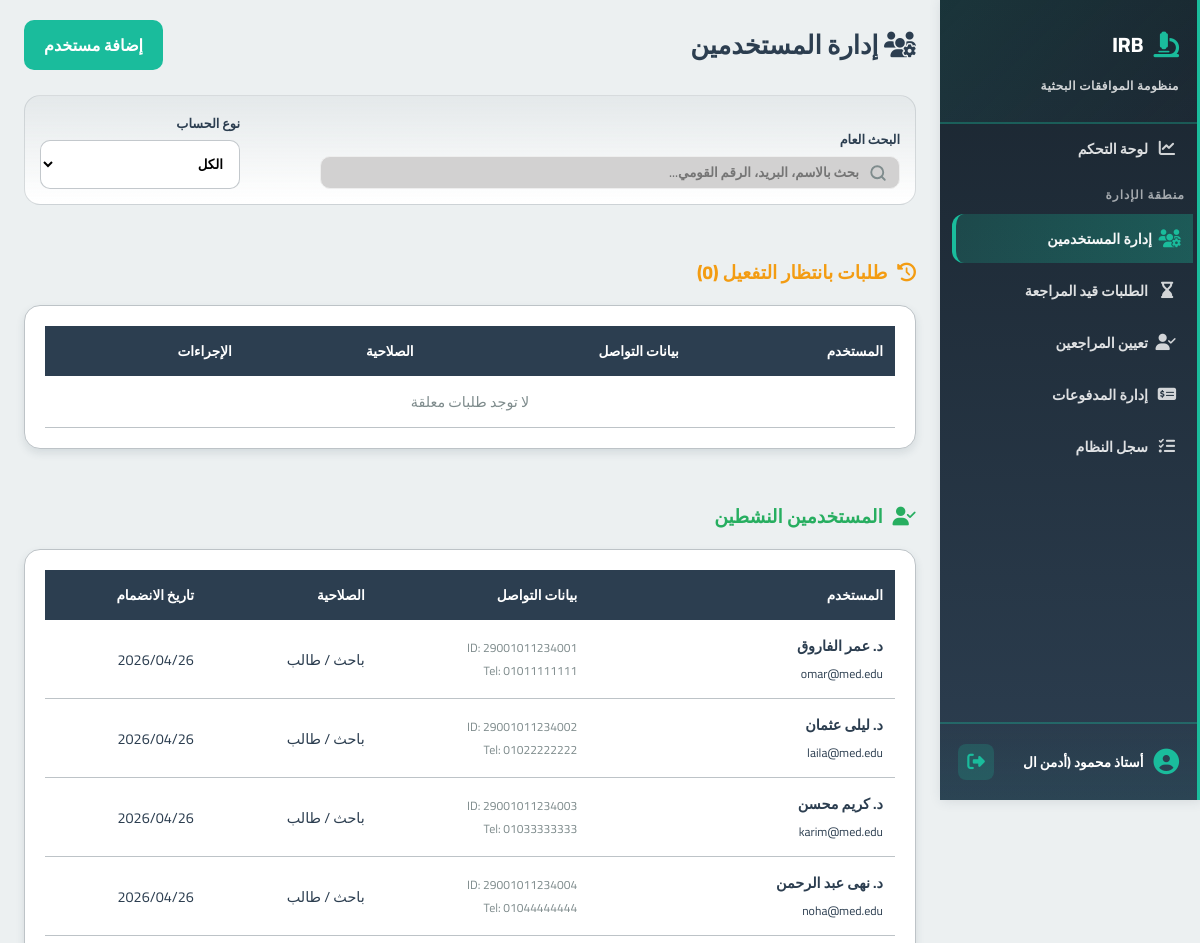
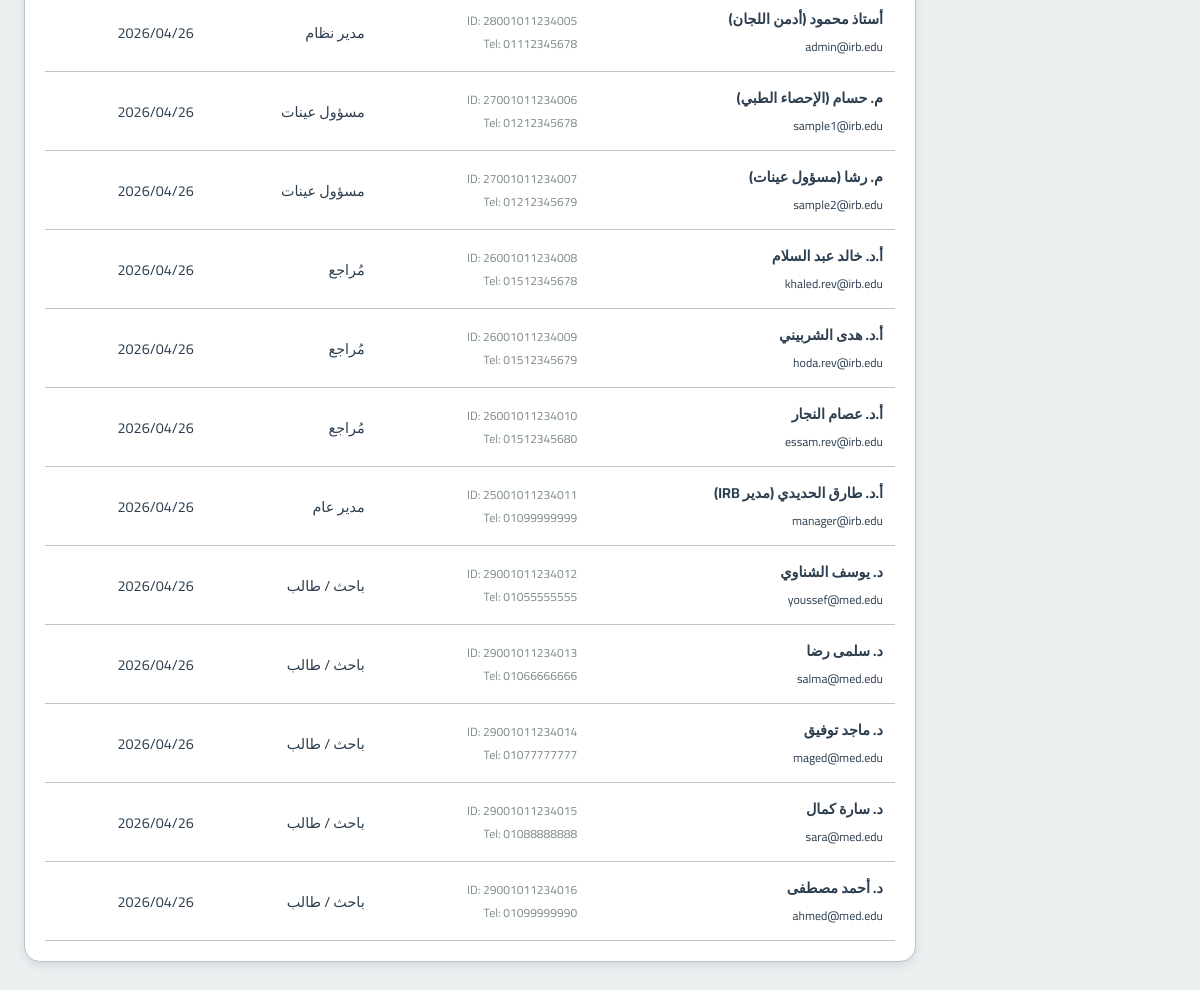
The app's page /features/admin/manage_users.php (signed in) with its own data (2 pictures, top to bottom).
### tables this page shows
CREATE TABLE users (
    id INT AUTO_INCREMENT PRIMARY KEY,
    role ENUM('student','admin','sample_officer','reviewer','manager') NOT NULL,
    full_name VARCHAR(255),
    email VARCHAR(255) UNIQUE,
    password_hash VARCHAR(255),
    national_id VARCHAR(20),
    phone_number VARCHAR(20),
    faculty VARCHAR(150),
    department VARCHAR(150),
    id_front_url VARCHAR(255),
    id_back_url VARCHAR(255),
    is_active BOOLEAN DEFAULT FALSE,
    created_at TIMESTAMP DEFAULT CURRENT_TIMESTAMP
);

### classes/Database.php (called while the page is built, shortened)
<?php
class Database
{
    public $conn;
    public function __construct()
    {
         $this->host = DB_HOST;
        $this->user =DB_USER;
        $this->pass = DB_PASS;
        $this->db = DB_NAME;
        $this->port = DB_PORT;
        $this->conn = new mysqli($this->host, $this->user, $this->pass, $this->db, $this->port);
        $this->conn->set_charset("utf8mb4");
    }
    public function getconn() {
        return $this->conn;
    }
}
?>

### features/admin/manage_users.php (the view, shortened to what this page needs)
<?php
$db = new Database();
$sql = "SELECT id, full_name, email, role, is_active, national_id, phone_number, created_at FROM users ORDER BY created_at DESC";
$allUsers = $db->getconn()->query($sql)->fetch_all(MYSQLI_ASSOC);
$pendingUsers = [];
$activeUsers = [];
$roleTranslations = [
    'admin'          => 'مدير نظام',
    'manager'        => 'مدير عام',
    'reviewer'       => 'مُراجع',
    'sample_officer' => 'مسؤول عينات',
    'student'        => 'باحث / طالب'
];
foreach ($allUsers as $u) {
    if ((int)$u['is_active'] === 0) {
        $pendingUsers[] = $u;
    } else {
        $activeUsers[] = $u;
    }
}
?>
<!DOCTYPE html>
<html lang="ar" dir="rtl">
<head>
    <link rel="stylesheet" href="https://cdnjs.cloudflare.com/ajax/libs/font-awesome/6.4.0/css/all.min.css">
    <link rel="stylesheet" href="/irb-digital-system/includes/style.css">
    <link rel="stylesheet" href="/irb-digital-system/assets/css/global.css">
</head>
<body>
    <?php include __DIR__ . '/../../includes/sidebar.php'; ?>
    <div class="content">
        <div class="page-header">
            <h2 class="page-title"><i class="fa-solid fa-users-gear"></i> إدارة المستخدمين</h2>
            <a href="add_user.php" class="btn-add-user" style="background:var(--accent-base); color:white; padding:10px 20px; border-radius:10px; text-decoration:none; font-weight:800;">إضافة مستخدم</a>
        </div>
        <div class="toolbar-card">
            <div class="search-wrapper">
                <label style="display:block; font-weight:800; font-size:0.8rem; margin-bottom:5px;">البحث العام</label>
                <input type="text" id="mainSearch" class="search-input" placeholder="بحث بالاسم، البريد، الرقم القومي...">
            </div>
            <div style="width: 200px;">
                <label style="display:block; font-weight:800; font-size:0.8rem; margin-bottom:5px;">نوع الحساب</label>
                <select id="roleFilter" class="search-input" style="background-image:none; padding-right:12px;">
                    <option value="all">الكل</option>
                </select>
            </div>
        </div>
        <h3 class="section-title" style="color: #f39c12;"><i class="fa-solid fa-clock-rotate-left"></i> طلبات بانتظار التفعيل (<?= count($pendingUsers) ?>)</h3>
        <div class="data-card">
            <table class="data-table">
                <thead>
                    <tr>
                        <th>المستخدم</th>
                        <th>بيانات التواصل</th>
                        <th>الصلاحية</th>
                        <th>الإجراءات</th>
                    </tr>
                </thead>
                <tbody>
                    <?php if(empty($pendingUsers)): ?>
                        <tr><td colspan="4" style="text-align:center; color:var(--text-muted);">لا توجد طلبات معلقة</td></tr>
                    <?php endif; ?>
                </tbody>
            </table>
        </div>
        <h3 class="section-title" style="color: #27ae60;"><i class="fa-solid fa-user-check"></i> المستخدمين النشطين</h3>
        <div class="data-card">
            <table class="data-table">
                <thead>
                    <tr>
                        <th>المستخدم</th>
                        <th>بيانات التواصل</th>
                        <th>الصلاحية</th>
                        <th>تاريخ الانضمام</th>
                    </tr>
                </thead>
                <tbody id="activeUsersTable">
                    <?php foreach ($activeUsers as $u): ?>
                    <tr data-search="<?= strtolower($u['full_name'] . ' ' . $u['email']) ?>" data-role="<?= $u['role'] ?>">
                        <td><strong><?= htmlspecialchars($u['full_name']) ?></strong><br><small><?= htmlspecialchars($u['email']) ?></small></td>
                        <td class="contact-info">
                            <small>ID: <?= $u['national_id'] ?></small>
                            <small>Tel: <?= $u['phone_number'] ?></small>
                        </td>
                        <td><span class="phase-badge"><?= $roleTranslations[$u['role']] ?? $u['role'] ?></span></td>
                        <td><?= date('Y/m/d', strtotime($u['created_at'])) ?></td>
                    </tr>
                    <?php endforeach; ?>
                </tbody>
            </table>
        </div>
    </div>
</body>
</html>

### includes/sidebar.php (shortened to what this page needs)
<?php
$currentSidebarPath = parse_url($_SERVER['REQUEST_URI'] ?? '', PHP_URL_PATH) ?? '';
function irb_sidebar_is_active($paths)
{
    global $currentSidebarPath;
    foreach ((array) $paths as $path) {
        if ($currentSidebarPath === $path) {
            return true;
        }
    }
    return false;
}
?>
<aside class="sidebar">
    <div class="sidebar-header">
        <div class="sidebar-logo">
            <i class="fa-solid fa-microscope"></i>
            <span>IRB</span>
        </div>
        <p class="sidebar-subtitle">منظومة الموافقات البحثية</p>
    </div>
    <ul class="sidebar-menu">
        <li class="menu-item">
            <?php if(isset($_SESSION['role']) && $_SESSION['role'] === 'student'): ?>
                <a href="/irb-digital-system/features/student/dashboard.php" class="menu-link<?= irb_sidebar_is_active(['/irb-digital-system/features/student/dashboard.php']) ? ' is-active' : '' ?>">
            <?php elseif(isset($_SESSION['role']) && $_SESSION['role'] === 'sample_officer'):?>
                <a href="/irb-digital-system/features/sample_officer/dashboard.php" class="menu-link<?= irb_sidebar_is_active(['/irb-digital-system/features/sample_officer/dashboard.php']) ? ' is-active' : '' ?>">
            <?php elseif(isset($_SESSION['role']) && $_SESSION['role'] === 'admin'):?>
                <a href="/irb-digital-system/features/admin/dashboard.php" class="menu-link<?= irb_sidebar_is_active(['/irb-digital-system/features/admin/dashboard.php']) ? ' is-active' : '' ?>">
            <?php elseif(isset($_SESSION['role']) && $_SESSION['role'] === 'manager'):?>
                <a href="/irb-digital-system/features/manager/dashboard.php" class="menu-link<?= irb_sidebar_is_active(['/irb-digital-system/features/manager/dashboard.php']) ? ' is-active' : '' ?>">
            <?php elseif(isset($_SESSION['role']) && $_SESSION['role'] === 'reviewer'):?>
                <a href="/irb-digital-system/features/reviewer/dashboard.php" class="menu-link<?= irb_sidebar_is_active(['/irb-digital-system/features/reviewer/dashboard.php']) ? ' is-active' : '' ?>">
            <?php endif; ?>
            <i class="fa-solid fa-chart-line"></i>
                <span>لوحة التحكم</span>
            </a>
        </li>
        <?php if(isset($_SESSION['role']) && $_SESSION['role'] === 'admin'): ?>
            <li class="menu-category">
                <span class="category-label">منطقة الإدارة</span>
            </li>
            <li class="menu-item">
                <a href="/irb-digital-system/features/admin/manage_users.php" class="menu-link<?= irb_sidebar_is_active(['/irb-digital-system/features/admin/manage_users.php', '/irb-digital-system/features/admin/add_user.php']) ? ' is-active' : '' ?>">
                    <i class="fa-solid fa-users-gear"></i>
                    <span>إدارة المستخدمين</span>
                </a>
            </li>
            <li class="menu-item">
                <a href="/irb-digital-system/features/admin/pending_applications.php" class="menu-link<?= irb_sidebar_is_active(['/irb-digital-system/features/admin/pending_applications.php']) ? ' is-active' : '' ?>">
                    <i class="fa-solid fa-hourglass-end"></i>
                    <span>الطلبات قيد المراجعة</span>
                </a>
            </li>
            <li class="menu-item">
                <a href="/irb-digital-system/features/reviewer/assign_reviewers.php" class="menu-link<?= irb_sidebar_is_active(['/irb-digital-system/features/reviewer/assign_reviewers.php', '/irb-digital-system/features/reviewer/assign_form.php', '/irb-digital-system/features/reviewer/submit_assignment.php']) ? ' is-active' : '' ?>">
                    <i class="fa-solid fa-user-check"></i>
                    <span>تعيين المراجعين</span>
                </a>
            </li>
            <li class="menu-item">
                <a href="/irb-digital-system/features/admin/payments.php" class="menu-link<?= irb_sidebar_is_active(['/irb-digital-system/features/admin/payments.php']) ? ' is-active' : '' ?>">
                    <i class="fa-solid fa-money-check-dollar"></i>
                    <span>إدارة المدفوعات</span>
                </a>
            </li>
            <li class="menu-item">
                <a href="/irb-digital-system/features/admin/system_logs.php" class="menu-link<?= irb_sidebar_is_active(['/irb-digital-system/features/admin/system_logs.php']) ? ' is-active' : '' ?>">
                    <i class="fa-solid fa-list-check"></i>
                    <span>سجل النظام</span>
                </a>
            </li>
        <?php endif; ?>
    </ul>
    <div class="sidebar-footer">
        <div class="user-info">
            <i class="fa-solid fa-user-circle"></i>
            <?php if(isset($_SESSION['role']) && $_SESSION['role'] !== 'admin'): ?>
                <a href="/irb-digital-system/includes/profile.php" class="user-name" style="text-decoration: none;" title="الملف الشخصي"><?= isset($_SESSION['full_name']) ? htmlspecialchars(mb_substr($_SESSION['full_name'], 0, 20, 'UTF-8')) : 'المستخدم' ?></a>
            <?php else:?>
                <span class="user-name"><?= isset($_SESSION['full_name']) ? htmlspecialchars(mb_substr($_SESSION['full_name'], 0, 20, 'UTF-8'))  : 'المستخدم' ?></span>
            <?php endif; ?>
        </div>
        <a href="/irb-digital-system/features/auth/logout.php" class="logout-btn" title="تسجيل الخروج">
            <i class="fa-solid fa-right-from-bracket"></i>
        </a>
    </div>
</aside>

### includes/style.css (style rules this page uses)
:root { --primary: var(--primary-base); --surface: var(--bg-surface); --background: var(--bg-page); --text-dark: var(--text-main); --text-light: var(--text-muted); --border: var(--border-light); }
* { box-sizing: border-box; }
body { margin: 0; font-family: 'Cairo', sans-serif; background-color: var(--background); color: var(--text-dark); }
.sidebar { width: 260px; background: var(--bg-surface); border-right: 3px solid var(--primary-base); box-shadow: 2px 0 8px rgba(44, 62, 80, 0.08); overflow-y: auto; }
.sidebar-menu { list-style: none; padding: 0; margin: 0; }
.sidebar-menu li { margin-bottom: 8px; padding: 0 12px; }
.sidebar-menu li a { display: flex; align-items: center; gap: 15px; padding: 14px 18px; color: var(--text-muted); text-decoration: none; font-weight: 600; font-size: 1.05rem; transition: all var(--transition-smooth); border-left: 4px solid transparent; border-radius: var(--radius-md) 0 0 var(--radius-md); }
.sidebar-menu li a i { font-size: 1.3rem; width: 28px; text-align: center; color: var(--text-muted); transition: all var(--transition-smooth); }
.search-wrapper { position: relative; }
.search-wrapper input { width: 90%; padding: 3px 40px 3px 15px; border-radius: 10px; border: 1px solid #eee; background-color: #d2d1d1; font-family: 'Cairo', sans-serif; }

### assets/css/global.css (style rules this page uses)
:root { --primary-light: #ecf5f7; --primary-base: #2c3e50; --primary-dark: #1a252f; --accent-light: #d5f4f1; --accent-base: #1abc9c; --accent-dark: #16a085; --success-light: #d5f4e6; --success-base: #27ae60; --warning-light: #fdebd0; --warning-base: #f39c12; --alert-light: #fadbd8; --alert-base: #e74c3c; --bg-page: #ecf0f1; --bg-surface: #ffffff; --text-main: #2c3e50; --text-muted: #7f8c8d; --border-light: #bdc3c7; --border-dark: #95a5a6; --status-approved-bg: #d5f4e6; --status-approved-text: #27ae60; --status-pending-bg: #fdebd0; --status-pending-text: #d68910; --status-rejected-bg: #fadbd8; --status-rejected-text: #c0392b; --radius-sm: 8px; --radius-md: 12px; --radius-lg: 16px; --shadow-sm: 0 2px 4px rgba(44, 62, 80, 0.1); --shadow-md: 0 4px 8px rgba(44, 62, 80, 0.12); --shadow-lg: 0 8px 16px rgba(44, 62, 80, 0.15); --transition-smooth: 0.3s ease; --shadow-lg: 0 10px 15px -3px rgba(15, 23, 42, 0.08), 0 4px 6px -4px rgba(15, 23, 42, 0.04); --shadow-glow: 0 0 15px rgba(6, 182, 212, 0.3); }

### features/admin/manage_users.php (style rules this page uses)
body { background:var(--bg-page); }
.content { margin-right:260px; padding:20px 24px; display:flex; flex-direction:column; align-items:center; }
.content > * { width:100%; max-width:1120px; }
.page-header { display: flex; justify-content: space-between; align-items: center; margin-bottom: 25px; }
.page-title { color:var(--primary-base); font-weight:800; font-size:1.6rem; margin:0; }
.toolbar-card { background: linear-gradient(180deg,rgba(44,62,80,0.04) 0%,#fff 100%); border: 1px solid rgba(189,195,199,0.6); border-radius: var(--radius-lg); padding: 15px; margin-bottom: 20px; display: flex; gap: 15px; align-items: flex-end; }
.search-wrapper { position: relative; flex: 1; }
.search-input { width:100%; border:1.5px solid rgba(189,195,199,0.9); border-radius:10px; padding:10px 40px 10px 12px; font-family:inherit; font-weight:600; }
.section-title { font-weight: 800; color: var(--primary-base); margin: 30px 0 15px; display: flex; align-items: center; gap: 10px; }
.data-card { background:var(--bg-surface); border-radius:var(--radius-lg); box-shadow:var(--shadow-md); border:1px solid var(--border-light); padding: 20px; margin-bottom: 20px; }
.data-table { width:100%; border-collapse:collapse; text-align:right; }
.data-table th { padding:12px; background:var(--primary-base); color:white; font-weight:700; font-size:0.85rem; }
.data-table td { padding:12px; border-bottom:1px solid var(--border-light); font-size: 0.9rem; }
.contact-info small { display: block; color: var(--text-muted); font-size: 0.75rem; }

### records on screen
users: full_name "د. عمر الفاروق", email "omar@med.edu", national "29001011234001", phone_number "01011111111", role "باحث / طالب", created_at "2026/04/26"
users: full_name "د. ليلى عثمان", email "laila@med.edu", national "29001011234002", phone_number "01022222222", role "باحث / طالب", created_at "2026/04/26"
users: full_name "د. كريم محسن", email "karim@med.edu", national "29001011234003", phone_number "01033333333", role "باحث / طالب", created_at "2026/04/26"
users: full_name "د. نهى عبد الرحمن", email "noha@med.edu", national "29001011234004", phone_number "01044444444", role "باحث / طالب", created_at "2026/04/26"
users: full_name "أستاذ محمود (أدمن اللجان)", email "admin@irb.edu", national "28001011234005", phone_number "01112345678", role "مدير نظام", created_at "2026/04/26"
users: full_name "م. حسام (الإحصاء الطبي)", email "sample1@irb.edu", national "27001011234006", phone_number "01212345678", role "مسؤول عينات", created_at "2026/04/26"
users: full_name "م. رشا (مسؤول عينات)", email "sample2@irb.edu", national "27001011234007", phone_number "01212345679", role "مسؤول عينات", created_at "2026/04/26"
users: full_name "أ.د. خالد عبد السلام", email "khaled.rev@irb.edu", national "26001011234008", phone_number "01512345678", role "مُراجع", created_at "2026/04/26"
users: full_name "أ.د. هدى الشربيني", email "hoda.rev@irb.edu", national "26001011234009", phone_number "01512345679", role "مُراجع", created_at "2026/04/26"
users: full_name "أ.د. عصام النجار", email "essam.rev@irb.edu", national "26001011234010", phone_number "01512345680", role "مُراجع", created_at "2026/04/26"
users: full_name "أ.د. طارق الحديدي (مدير IRB)", email "manager@irb.edu", national "25001011234011", phone_number "01099999999", role "مدير عام", created_at "2026/04/26"
users: full_name "د. يوسف الشناوي", email "youssef@med.edu", national "29001011234012", phone_number "01055555555", role "باحث / طالب", created_at "2026/04/26"
users: full_name "د. سلمى رضا", email "salma@med.edu", national "29001011234013", phone_number "01066666666", role "باحث / طالب", created_at "2026/04/26"
users: full_name "د. ماجد توفيق", email "maged@med.edu", national "29001011234014", phone_number "01077777777", role "باحث / طالب", created_at "2026/04/26"
users: full_name "د. سارة كمال", email "sara@med.edu", national "29001011234015", phone_number "01088888888", role "باحث / طالب", created_at "2026/04/26"
users: full_name "د. أحمد مصطفى", email "ahmed@med.edu", national "29001011234016", phone_number "01099999990", role "باحث / طالب", created_at "2026/04/26"

### other values on screen
mb_substr($_SESSION['full_name'], 0, 20, 'UTF-8') "أستاذ محمود (أدمن ال"
count($pendingUsers) "0"
